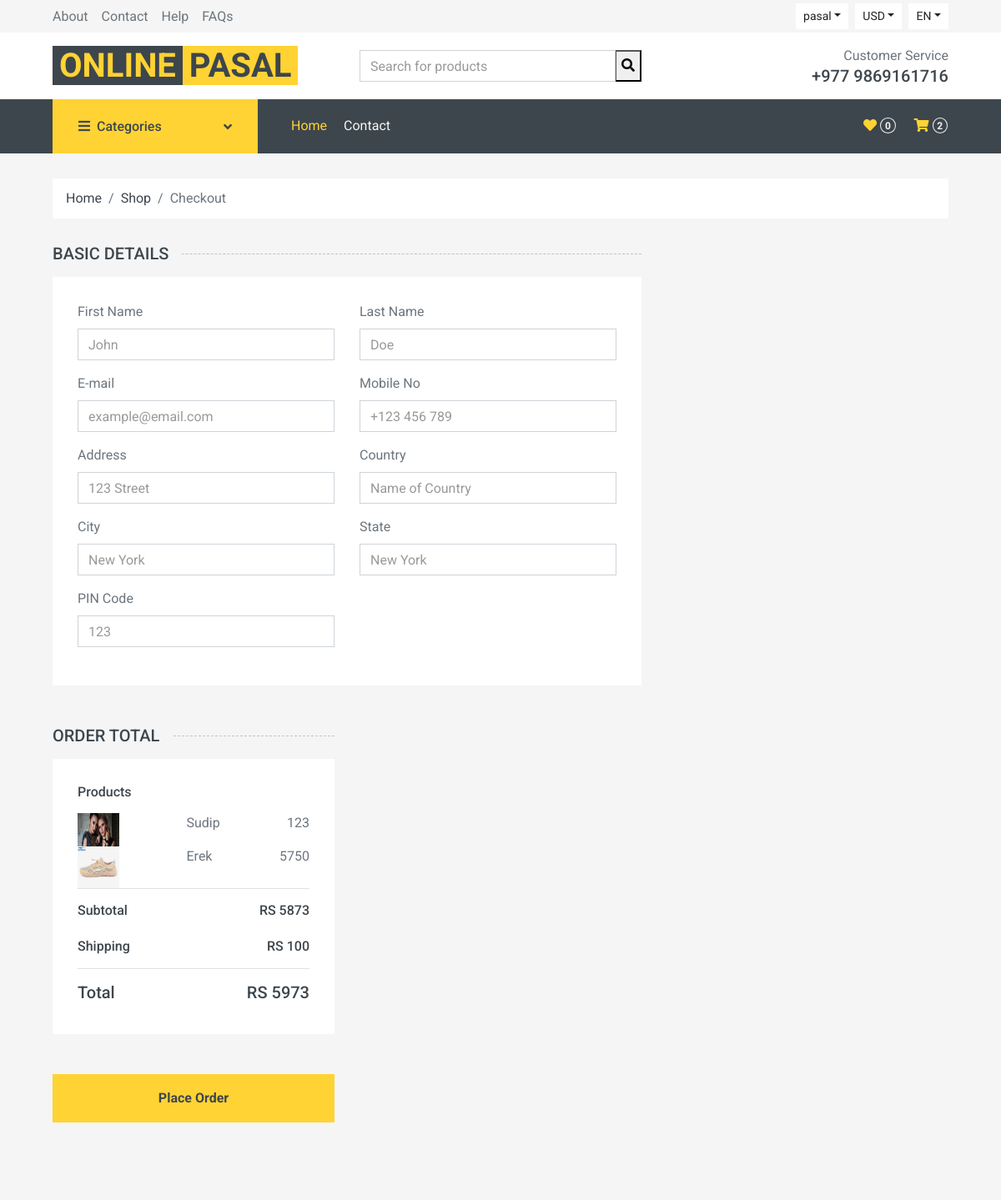
The page /checkout (signed in, upper part) on the database as committed earlier.
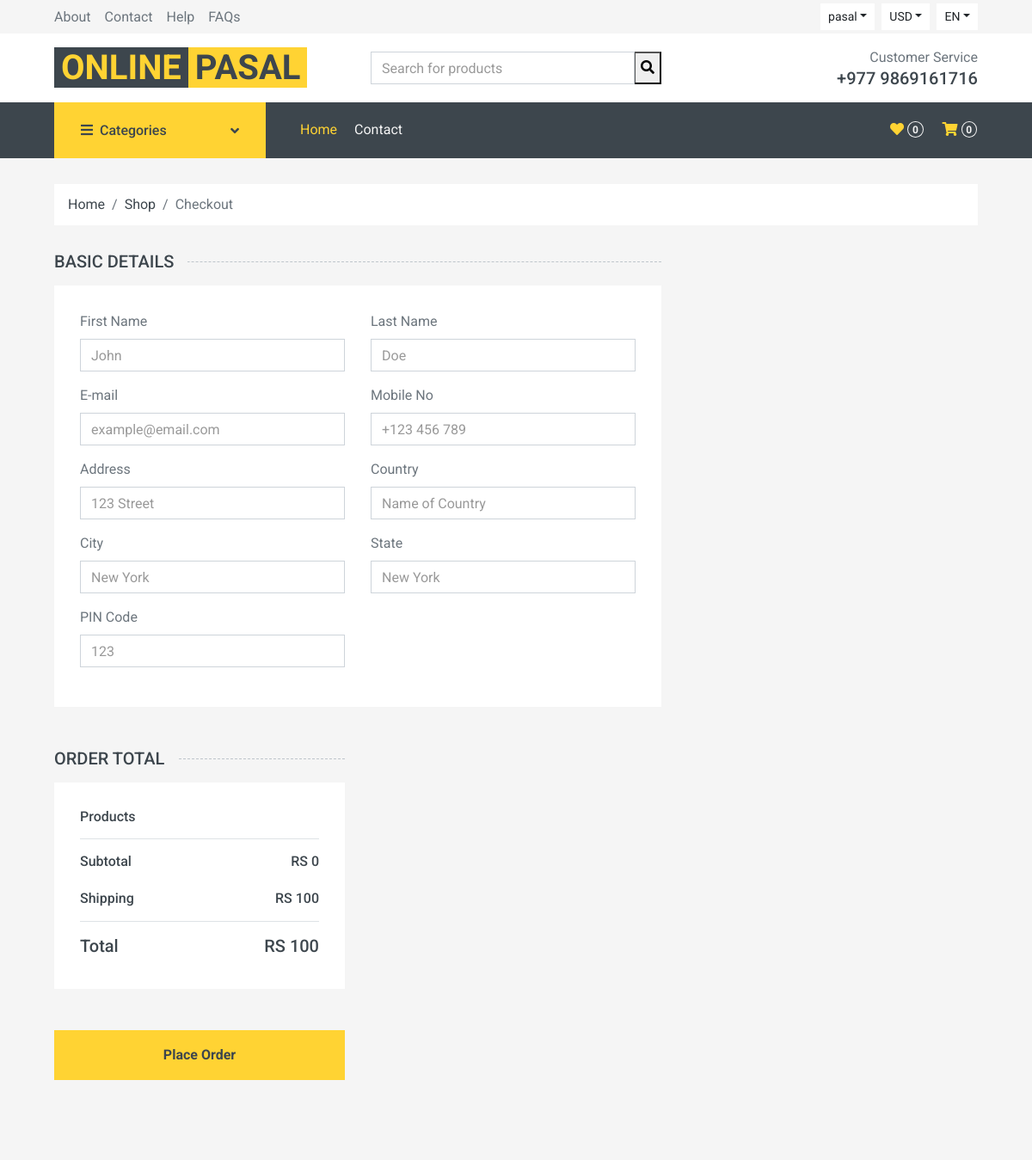
The same page on the database as committed later.
### home/models.py (models this page shows, shortened)
class Cart(models.Model):
    username = models.CharField(max_length = 300)
    slug = models.CharField(max_length= 300)
    quantity = models.IntegerField()
    total = models.IntegerField()
    date = models.DateTimeField(auto_now_add= True)
    checkout = models.BooleanField(default = False)
    items = models.ForeignKey(Product, on_delete = models.CASCADE)

class Product(models.Model):
    name = models.CharField(max_length = 300)
    price = models.IntegerField()
    discounted_price = models.IntegerField()
    image = models.ImageField(upload_to = 'media')
    description = RichTextField()
    specification = RichTextField()
    category = models.ForeignKey(Category, on_delete = models.CASCADE)
    brand = models.ForeignKey(Brand, on_delete = models.CASCADE)
    slug = models.CharField(max_length = 500, unique = True)
    status = models.CharField(choices= STATUS, max_length= 50)
    labels = models.CharField(choices = LABELS, max_length = 50)

### home/views.py (the view, shortened to what this page needs)
# urls.py: path('checkout', CheckoutView.as_view(), name = 'cart'),
class CheckoutView(BaseView):
    def get(self, request):
        self.views["wish_counts"] = count_wish(request)
        self.views["cart_counts"] = count_cart(request)
        username = request.user.username
        self.views['orders'] = Cart.objects.filter(username=username)
        s = 0
        for i in self.views["orders"]:
            s = s + i.total
        self.views["sub_total"] = s
        self.views['delivery_charge'] = 100
        self.views['grand_total'] = s+100
        return render(request, 'checkout.html', self.views)

### home/views.py (called while the page is built)
def count_cart(request):
    username = request.user.username
    cart_count = Cart.objects.filter(checkout = False, username = username).count()
    return cart_count

def count_wish(request):
    username = request.user.username
    wish_count = WishList.objects.filter(username = username).count()
    return wish_count

### templates/checkout.html (shortened to what the changed rows need)
{% extends 'base.html' %}
{% block content %}
    <div class="container-fluid">
        <div class="row px-xl-5">
            <form method = "POST" action = "place-order">
            <div class="col-lg-4">
                <div class="bg-light p-30 mb-5">
                    <div class="border-bottom">
                        <h6 class="mb-3">Products</h6>
                        {% for order in orders %}
                        <div class="d-flex justify-content-between">
                             <img src="{{order.items.image.url}}" alt="" style="width: 50px;">{{order.items.name}}
                            <p>{{order.items.discounted_price}}</p>
                        </div>
                        {% endfor %}
                    </div>
                    <div class="border-bottom pt-3 pb-2">
                        <div class="d-flex justify-content-between mb-3">
                            <h6>Subtotal</h6>
                            <h6>RS {{sub_total}}</h6>
                        </div>
                    </div>
                    <div class="pt-2">
                        <div class="d-flex justify-content-between mt-2">
                            <h5>Total</h5>
                            <h5>RS {{grand_total}}</h5>
                        </div>
                    </div>
                </div>
            </div>
            </form>
        </div>
    </div>
  {% endblock %}

### templates/base.html (shortened to what the changed rows need)
<!DOCTYPE html>
{% load static %}
<html lang="en">
<head>
    <link href="https://cdnjs.cloudflare.com/ajax/libs/font-awesome/5.10.0/css/all.min.css" rel="stylesheet">
    <link href="{% static 'lib/animate/animate.min.css' %}" rel="stylesheet">
    <link href="{% static 'lib/owlcarousel/assets/owl.carousel.min.css' %}" rel="stylesheet">
    <link href="{% static 'css/style.css' %}" rel="stylesheet">
</head>
<body>
    <div class="container-fluid bg-dark mb-30">
        <div class="row px-xl-5">
            <div class="col-lg-9">
                <nav class="navbar navbar-expand-lg bg-dark navbar-dark py-3 py-lg-0 px-0">
                    <div class="collapse navbar-collapse justify-content-between" id="navbarCollapse">
                        <div class="navbar-nav ml-auto py-0 d-none d-lg-block">
                            <a href="/cart" class="btn px-0 ml-3">
                                <i class="fas fa-shopping-cart text-primary"></i>
                                <span class="badge text-secondary border border-secondary rounded-circle" style="padding-bottom: 2px;">{{cart_counts}}</span>
                            </a>
                        </div>
                    </div>
                </nav>
            </div>
        </div>
    </div>
                {% block content %}
                {% endblock %}
</body>
</html>

Rows that differ between the two databases and show on the page:
removed Cart: items.image (picture), items.name "Sudip", items.discounted_price "123"
removed Cart: items.image (picture), items.name "Erek", items.discounted_price "5750"
Other text that changed with them:
{{ cart_counts }}: "2" → "0"
{{ sub_total }}: "5873" → "0"
{{ grand_total }}: "5973" → "100"
